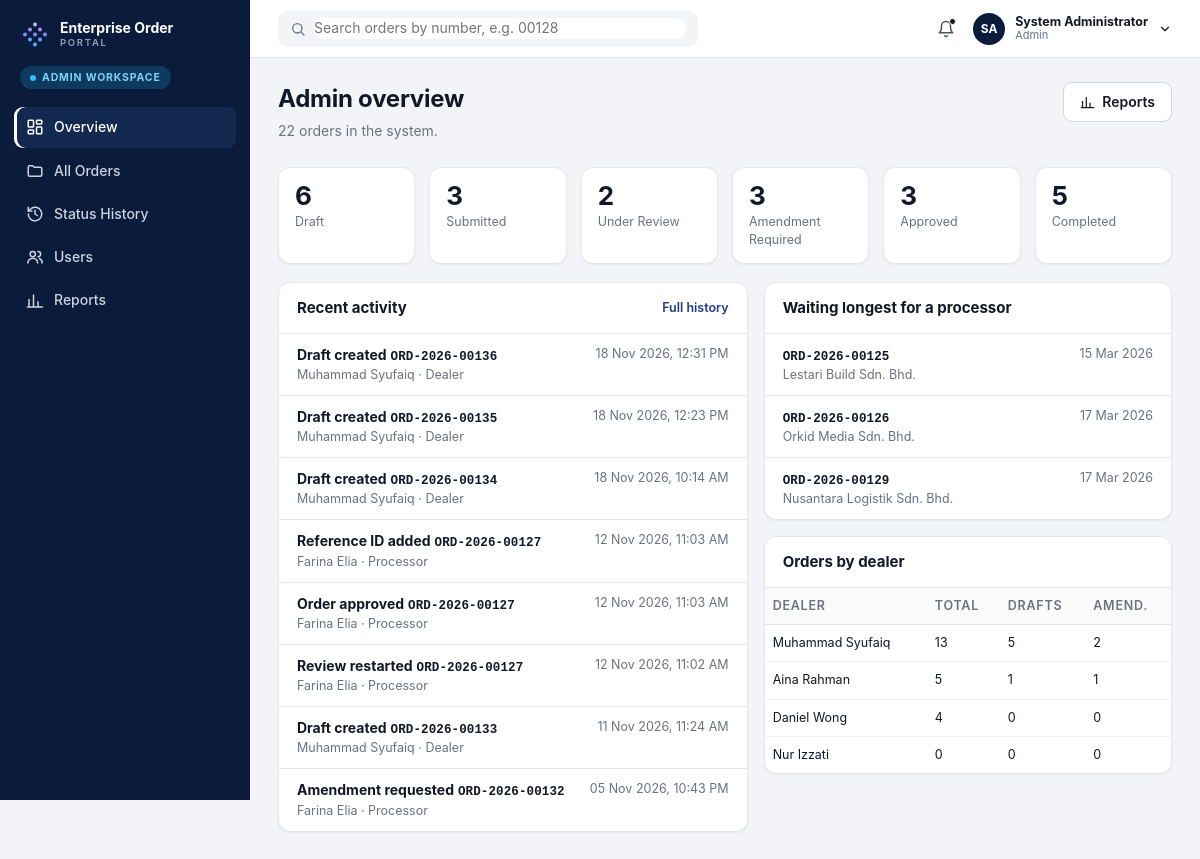
The page /admin (signed in) on the database its author committed.
### tables this page shows
CREATE TABLE users (
    id      INTEGER PRIMARY KEY AUTOINCREMENT,
    name    TEXT NOT NULL,
    short_name TEXT NOT NULL,          -- how we greet them: 'Syufaiq'
    email   TEXT NOT NULL UNIQUE,
    role    TEXT NOT NULL,            -- 'dealer', 'processor' or 'admin'
    team    TEXT,
    region  TEXT,
    status  TEXT DEFAULT 'Active',
    last_active TEXT
);

CREATE TABLE orders (
    id                  INTEGER PRIMARY KEY AUTOINCREMENT,
    order_number        TEXT NOT NULL UNIQUE,      -- e.g. ORD-2026-00128
    dealer_id           INTEGER NOT NULL REFERENCES users(id),
    status              TEXT NOT NULL,
    order_type          TEXT,                      -- e.g. Mobile & Broadband (empty in a new draft)
    registration_type   TEXT,                      -- e.g. New Connection
    customer_type       TEXT DEFAULT 'Corporate Account',  -- or Corporate Individual
    created_at          TEXT NOT NULL,             -- 'YYYY-MM-DD HH:MM'
    updated_at          TEXT NOT NULL,
    submitted_at        TEXT,
    reference_id        TEXT,
    submissions         INTEGER NOT NULL DEFAULT 0,
    amendment_cycles    INTEGER NOT NULL DEFAULT 0,
    other_requirements  TEXT,

    -- Customer information
    company_name        TEXT,                      -- empty until step 2 is filled in
    brn                 TEXT,                      -- new business registration no.
    old_brn             TEXT,
    tin                 TEXT,                      -- tax identification no.
    sst_no              TEXT,
    existing_account_no TEXT,
    address             TEXT,
    city                TEXT,
    postcode            TEXT,
    contact_name        TEXT,
    contact_id_no       TEXT,
    contact_designation TEXT,
    contact_phone       TEXT,
    contact_email       TEXT,

    -- Internal processing information
    partner_name        TEXT,
    channel             TEXT,
    region              TEXT,
    account_manager     TEXT,
    customer_category   TEXT,
    site_contact_name   TEXT,
    site_contact_number TEXT,
    device_model        TEXT,
    device_quantity     INTEGER,
    service_address     TEXT,
    installation_address TEXT,
    internal_notes      TEXT,

    -- Amendment (only filled when a Processor returns the order)
    amendment_category  TEXT,
    amendment_reason    TEXT,
    amendment_sections  TEXT,                      -- comma separated
    amendment_by        TEXT,
    amendment_at        TEXT,
    amendment_due       TEXT,

    -- Approval / completion
    approved_by         TEXT,
    approved_at         TEXT,
    completed_by        TEXT,
    completed_at        TEXT
);

CREATE TABLE order_events (
    id        INTEGER PRIMARY KEY AUTOINCREMENT,
    order_id  INTEGER NOT NULL REFERENCES orders(id),
    title     TEXT NOT NULL,                       -- e.g. 'Order submitted'
    status    TEXT,                                -- status after the event
    actor     TEXT NOT NULL,
    actor_role TEXT NOT NULL,
    note      TEXT,
    category  TEXT,                                -- used by amendment events
    ts        TEXT NOT NULL
);

### portal/staff.py (the view)
@admin.route("")
@login_required("admin")
def overview():
    db = get_db()
    counts = {s: 0 for s in C.STATUSES}
    for r in db.execute("SELECT status, COUNT(*) c FROM orders GROUP BY status"):
        counts[r["status"]] = r["c"]
    recent = db.execute(
        "SELECT e.*, o.order_number, o.company_name FROM order_events e "
        "JOIN orders o ON o.id = e.order_id ORDER BY e.ts DESC, e.id DESC LIMIT 8").fetchall()
    by_dealer = db.execute(
        "SELECT u.name, COUNT(o.id) total, "
        "SUM(o.status = 'Amendment Required') amend, SUM(o.status = 'Draft') drafts "
        "FROM users u LEFT JOIN orders o ON o.dealer_id = u.id "
        "WHERE u.role = 'dealer' GROUP BY u.id ORDER BY total DESC").fetchall()
    stuck = db.execute(LIST_SQL + " WHERE o.status = 'Submitted' ORDER BY o.submitted_at LIMIT 5").fetchall()
    return render_template("staff/admin_overview.html", active="overview", counts=counts,
                           total=sum(counts.values()), recent=recent,
                           by_dealer=by_dealer, stuck=stuck)

### portal/auth.py (called while the page is built)
@bp.before_app_request
def load_logged_in_user():
    user_id = session.get("user_id")
    if user_id is None:
        g.user = None
    else:
        g.user = get_db().execute(
            "SELECT * FROM users WHERE id = ?", (user_id,)
        ).fetchone()

def login_required(*roles):
    def decorator(view):
        @functools.wraps(view)
        def wrapped(**kwargs):
            if g.user is None:
                return redirect(url_for("auth.login"))
            if roles and g.user["role"] not in roles:
                abort(403)  # signed in, but this page is for another role
            return view(**kwargs)
        return wrapped
    return decorator

### portal/db.py (called while the page is built)
def get_db():
    if "db" not in g:
        g.db = sqlite3.connect(current_app.config["DATABASE"])
        g.db.row_factory = sqlite3.Row
    return g.db

### portal/helpers.py (called while the page is built, shortened)
def _parse(value):
    if isinstance(value, datetime):
        return value
    return datetime.strptime(value, DT_FORMAT)

def fmt_date(value):
    if not value:
        return "—"
    d = _parse(value if len(value) > 10 else value + " 00:00")
    return f"{d.day:02d} {d:%b %Y}"

def fmt_time(value):
    d = _parse(value)
    return d.strftime("%I:%M %p").lstrip("0")

def fmt_datetime(value):
    if not value:
        return "—"
    return f"{fmt_date(value)}, {fmt_time(value)}"

def initials(name):
    parts = name.split()
    return (parts[0][0] + parts[-1][0]).upper() if parts else "?"

def nav_for(user, db):
    role = user["role"]
    return [
        ("overview", "Overview", "dashboard", url_for("admin.overview"), None),
        ("all", "All Orders", "folder", url_for("admin.all_orders"), None),
        ("history", "Status History", "history", url_for("admin.history"), None),
        ("users", "Users", "users", url_for("admin.users"), None),
        ("reports", "Reports", "chart", url_for("admin.reports"), None),
    ]

def init_app(app):
    app.jinja_env.filters.update(
        date=fmt_date, time=fmt_time, dt=fmt_datetime, money=fmt_money,
        mask_id=mask_id, mask_brn=mask_brn, mask_account=mask_account,
        slug=slug, csv=split_csv, initials=initials,
    )
    @app.context_processor
    def inject_globals():
        from .db import get_db
        user = getattr(g, "user", None)
        data = dict(C=C, current_user=user, nav_items=[], workspace_label="")
        if user is not None:
            data["nav_items"] = nav_for(user, get_db())
            data["workspace_label"] = WORKSPACE_LABEL[user["role"]]
        return data

### portal/templates/staff/admin_overview.html (shortened to what this page needs)
{% extends "base.html" %}
{% from "_macros.html" import icon, status_pill %}
{% block content %}
<div class="page-head"><div><h1>Admin overview</h1><p class="muted">{{ total }} orders in the system.</p></div>
  <a class="btn btn-outline" href="{{ url_for('admin.reports') }}">{{ icon('chart', 15) }} Reports</a></div>
<div class="stat-row six">
  {% for s in C.STATUSES %}
  <a class="stat-card" href="{{ url_for('admin.all_orders', status=s) if s != 'Draft' else url_for('admin.all_orders') }}">
    <span class="stat-num">{{ counts[s] }}</span><span class="stat-label">{{ s }}</span></a>
  {% endfor %}
</div>
<div class="two-col">
  <section class="card">
    <div class="card-head"><h2>Recent activity</h2><a class="link-strong small" href="{{ url_for('admin.history') }}">Full history</a></div>
    <ul class="mini-list">
      {% for e in recent %}
      <li><div><b>{{ e.title }}</b> <a class="mono" href="{{ url_for('admin.order_detail', order_number=e.order_number) }}">{{ e.order_number }}</a>
        <div class="muted small">{{ e.actor }} &middot; {{ e.actor_role }}</div></div>
        <span class="muted small">{{ e.ts|dt }}</span></li>
      {% endfor %}
    </ul>
  </section>
  <div>
    <section class="card">
      <div class="card-head"><h2>Waiting longest for a processor</h2></div>
      <ul class="mini-list">
        {% for o in stuck %}<li><div><a class="mono" href="{{ url_for('admin.order_detail', order_number=o.order_number) }}">{{ o.order_number }}</a>
          <div class="muted small">{{ o.company_name }}</div></div><span class="muted small">{{ o.submitted_at|date }}</span></li>
        {% else %}<li class="muted">Nothing is waiting.</li>{% endfor %}
      </ul>
    </section>
    <section class="card">
      <div class="card-head"><h2>Orders by dealer</h2></div>
      <div class="table-scroll"><table class="table table-compact">
        <thead><tr><th>Dealer</th><th>Total</th><th>Drafts</th><th>Amend.</th></tr></thead>
        <tbody>{% for d in by_dealer %}<tr><td>{{ d.name }}</td><td>{{ d.total }}</td><td>{{ d.drafts or 0 }}</td><td>{{ d.amend or 0 }}</td></tr>{% endfor %}</tbody>
      </table></div>
    </section>
  </div>
</div>
{% endblock %}

### portal/templates/base.html (shortened to what this page needs)
<!doctype html>
{% from "_macros.html" import icon, logo %}
<html lang="en">
<head>
  <link rel="stylesheet" href="{{ url_for('static', filename='css/app.css') }}">
</head>
<body>
{% block body %}
<div class="app">
  <aside class="sidebar">
    <a class="brand" href="{{ url_for('auth.index') }}">
      {{ logo(30) }}
      <span class="brand-text"><b>Enterprise Order</b><small>PORTAL</small></span>
    </a>
    <div class="workspace-badge"><span class="dot"></span>{{ workspace_label }}</div>
    <nav class="nav">
      {% for key, label, icon_name, url, badge in nav_items %}
      <a class="nav-item {% if key == active %}active{% endif %}" href="{{ url }}">
        {{ icon(icon_name, 18) }}<span>{{ label }}</span>
      </a>
      {% endfor %}
    </nav>
  </aside>
  <div class="main">
    <header class="topbar">
      {% if current_user.role == 'dealer' %}
      <form class="search" action="{{ url_for('dealer.search') }}" method="get" role="search">
        {{ icon('search', 16) }}
        <input type="search" name="q" placeholder="Search my orders by number, e.g. 00128" aria-label="Search orders">
      </form>
      {% else %}
      <div class="search">
        {{ icon('search', 16) }}
        <input type="search" placeholder="Search orders by number, e.g. 00128" disabled aria-label="Search orders">
      </div>
      {% endif %}
      <div class="topbar-right">
        <span class="bell">{{ icon('bell', 18) }}<i class="bell-dot"></i></span>
        <details class="user-menu">
          <summary>
            <span class="avatar">{{ current_user.name|initials }}</span>
            <span class="user-text"><b>{{ current_user.name }}</b><small>{{ current_user.role|capitalize }}</small></span>
            {{ icon('chevron-down', 14) }}
          </summary>
        </details>
      </div>
    </header>
    <main class="content">
      {% block content %}{% endblock %}
    </main>
  </div>
</div>
{% endblock %}
</body>
</html>

### rows shown on the page
users: name|initials "SA", name "System Administrator", role "Admin"
orders: device_quantity "2", status "Under Review"
order_events: title "Draft created", order_number "ORD-2026-00136", actor "Muhammad Syufaiq", actor_role "Dealer", ts|dt "18 Nov 2026, 12:31 PM"
order_events: title "Draft created", order_number "ORD-2026-00135", actor "Muhammad Syufaiq", actor_role "Dealer", ts|dt "18 Nov 2026, 12:23 PM"
order_events: title "Draft created", order_number "ORD-2026-00134", actor "Muhammad Syufaiq", actor_role "Dealer", ts|dt "18 Nov 2026, 10:14 AM"
order_events: title "Reference ID added", order_number "ORD-2026-00127", actor "Farina Elia", actor_role "Processor", ts|dt "12 Nov 2026, 11:03 AM"
order_events: title "Order approved", order_number "ORD-2026-00127", actor "Farina Elia", actor_role "Processor", ts|dt "12 Nov 2026, 11:03 AM"
order_events: title "Review restarted", order_number "ORD-2026-00127", actor "Farina Elia", actor_role "Processor", ts|dt "12 Nov 2026, 11:02 AM"
order_events: title "Draft created", order_number "ORD-2026-00133", actor "Muhammad Syufaiq", actor_role "Dealer", ts|dt "11 Nov 2026, 11:24 AM"
order_events: title "Amendment requested", order_number "ORD-2026-00132", actor "Farina Elia", actor_role "Processor", ts|dt "05 Nov 2026, 10:43 PM"
orders: order_number "ORD-2026-00125", company_name "Lestari Build Sdn. Bhd.", submitted_at "15 Mar 2026"
orders: order_number "ORD-2026-00126", company_name "Orkid Media Sdn. Bhd.", submitted_at "17 Mar 2026"
orders: order_number "ORD-2026-00129", company_name "Nusantara Logistik Sdn. Bhd.", submitted_at "17 Mar 2026"
users: name "Muhammad Syufaiq", total "13", drafts "5", amend "2"
users: name "Aina Rahman", total "5", drafts "1", amend "1"
users: name "Daniel Wong", total "4", drafts "0", amend "0"
users: name "Nur Izzati", total "0", drafts "0", amend "0"

### other values the page prints
{{ workspace_label }} "ADMIN WORKSPACE"
{{ label }} "Overview" "All Orders" "Status History" "Users" "Reports"
{{ total }} "22"
{{ counts[s] }} "6" "3" "3" "3" "5"
{{ s }} "Draft" "Submitted" "Amendment Required" "Approved" "Completed"
